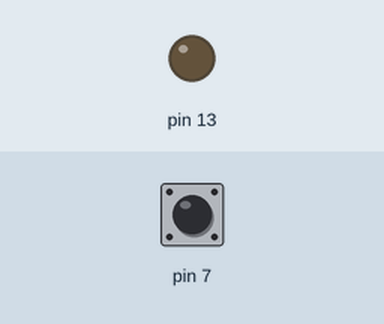
Simulated run of this sketch. Board: Arduino Uno, built with avr-gcc and run on an emulated ATmega328P. Parts: output pins drawn as LEDs (lit = HIGH). Dashed ring = blinking. The inputs (shaded band) are chosen by the test bench; at power-on: pin 7 LOW. What the sketch prints to the serial monitor is not drawn.

Above: at 1.2 s.
1.3 s: pin 7 driven HIGH
At 2.2 s:
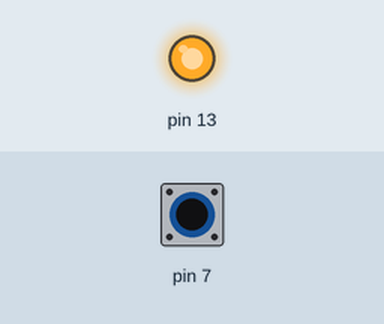
2.8 s: pin 7 driven LOW
At 3.4 s:
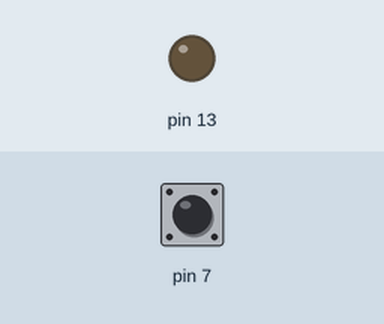
4.3 s: pin 7 pulsed HIGH 2 times (0.12 s each, 0.3 s apart)
At 4.36 s:
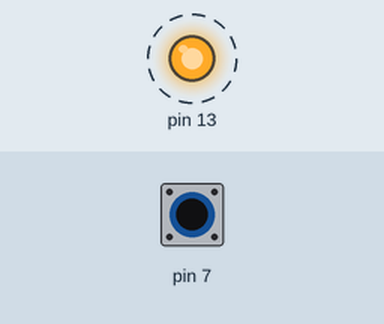
6.4 s: pin 7 pulsed HIGH 5 times (0.12 s each, 0.3 s apart)
At 9.0 s:
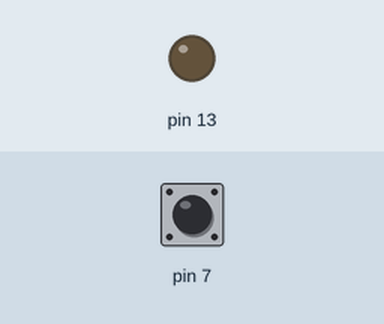
Timing chart, 0 to 10.4 s (numbered marks = the images above; inputs shaded):
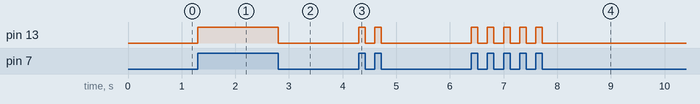

The sketch:

midiButton.ino
```cpp
// midiButton.ino
int flag = 0;

void setup() {
	Serial.begin(31250);
	pinMode(7, INPUT);
	pinMode(13, OUTPUT);
}

void loop() {
	if((digitalRead(7) == HIGH) && (flag == 0)){
		digitalWrite(13, HIGH);
		midiOUT(0xB0, 25, 127);
		delay(10);
		flag = 1;
	}
	if((digitalRead(7) == LOW) && (flag == 1)){
		digitalWrite(13, LOW);
		midiOUT(0xB0, 25, 0);
		delay(10);
		flag = 0;
	}

}


void midiOUT(char command, char value1, char value2) {
    Serial.write(command);
    Serial.write(value1);
    Serial.write(value2);
}
```

Measured:
- after the input at 1.3 s, pin 13: LOW → HIGH at once
- after the input at 2.8 s, pin 13: HIGH → LOW at once
- after the input at 4.3 s, pin 13: alternates HIGH for 0.12 s and LOW for 0.18 s, 4 changes in all, then stays LOW, starting at once
- after the input at 6.4 s, pin 13: alternates HIGH for 0.12 s and LOW for 0.18 s, 10 changes in all, then stays LOW, starting at once
